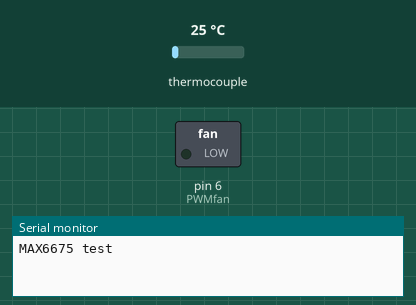
The sketch below on a simulated Arduino Uno, built with avr-gcc and run on an emulated ATmega328P. Shown: switched loads named in the sketch (green lamp = pin HIGH), the last lines printed to the serial monitor. The inputs (shaded band) are chosen by the test bench; at power-on: thermocouple 25 °C.

Above: at 0.1 s.
At 0.6 s:
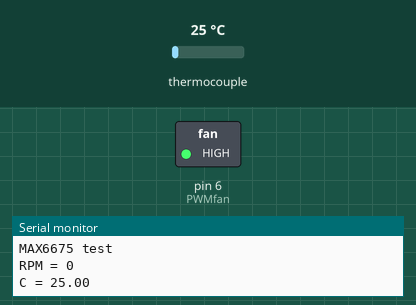
Timing chart, 0 to 2.1 s (numbered marks = the images above):
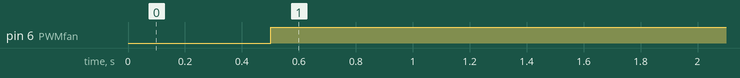

The sketch:

sample_thermocouple.ino
```cpp
#include "max6675.h" //INCLUDE THE LIBRARY

int thermoDO = 9;
int thermoCS = 10;
int thermoCLK = 13;
int PWMfan = 6;

MAX6675 thermocouple(thermoCLK, thermoCS, thermoDO);
int fanSpeed = 0; // Initial fan speed

void setup() {
  Serial.begin(9600);
  Serial.println("MAX6675 test");
  // Initialize PWM fan pin
  pinMode(PWMfan, OUTPUT);
  // wait for MAX chip to stabilize
  delay(500);
}

void loop() {
  // Read current temperature
  float temperature = thermocouple.readCelsius();
  // Print the current temperature
  Serial.print("RPM = ");
  Serial.println(fanSpeed);
  Serial.print("C = ");
  Serial.println(temperature);

  // Control fan speed based on temperature
  if (temperature > 40.00) {
    // Set fan speed to maximum
    fanSpeed = 0;
  } else {
    // Turn off the fan
    fanSpeed = 255;
  }
  analogWrite(PWMfan, fanSpeed);
  delay(1000);

  // Wait for 1 second before checking the temperature again
  //delay(1000);
}
```

Measured:
- by itself, pin 6 (PWMfan): LOW → HIGH at 0.50 s
